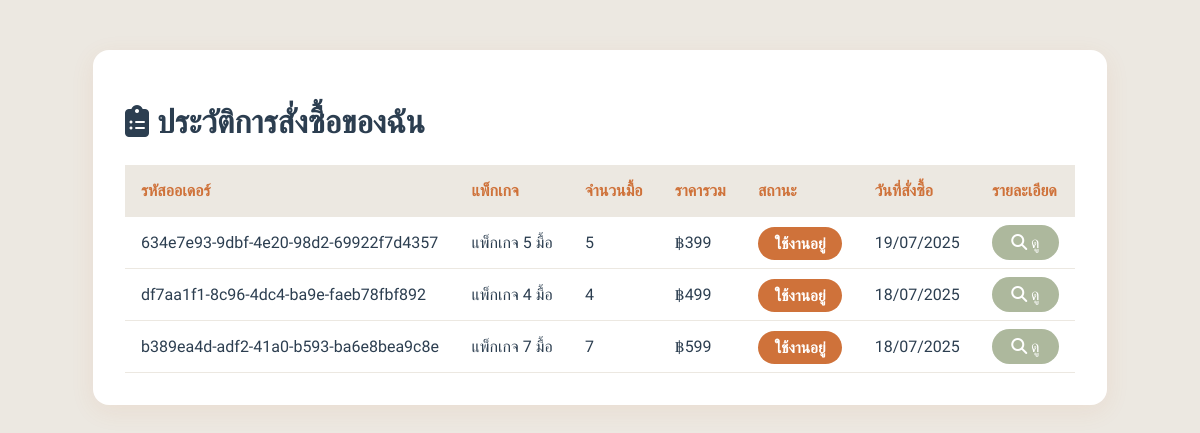
The page /KruaThai/order-history.php (signed in) on the database its author committed.
### tables this page shows
CREATE TABLE `subscriptions` (
  `id` char(36) NOT NULL,
  `user_id` char(36) NOT NULL,
  `assigned_rider_id` char(36) DEFAULT NULL,
  `plan_id` char(36) NOT NULL,
  `status` enum('active','paused','cancelled','expired','pending_payment') DEFAULT 'pending_payment',
  `start_date` date NOT NULL,
  `end_date` date DEFAULT NULL,
  `next_billing_date` date DEFAULT NULL,
  `billing_cycle` enum('weekly','monthly') NOT NULL,
  `total_amount` decimal(8,2) NOT NULL,
  `discount_applied` decimal(8,2) DEFAULT '0.00',
  `delivery_days` longtext,
  `preferred_delivery_time` enum('09:00-12:00','12:00-15:00','15:00-18:00','18:00-21:00') DEFAULT '12:00-15:00',
  `special_instructions` text,
  `pause_start_date` date DEFAULT NULL,
  `pause_end_date` date DEFAULT NULL,
  `skip_dates` longtext,
  `auto_renew` tinyint(1) DEFAULT '1',
  `cancellation_reason` text,
  `cancelled_at` timestamp NULL DEFAULT NULL,
  `cancelled_by` char(36) DEFAULT NULL,
  `created_at` timestamp NOT NULL DEFAULT CURRENT_TIMESTAMP,
  `updated_at` timestamp NOT NULL DEFAULT CURRENT_TIMESTAMP ON UPDATE CURRENT_TIMESTAMP
);

CREATE TABLE `subscription_plans` (
  `id` char(36) NOT NULL,
  `name` varchar(100) NOT NULL,
  `name_thai` varchar(100) DEFAULT NULL,
  `description` text,
  `plan_type` enum('weekly','monthly','custom') NOT NULL,
  `meals_per_week` int(11) NOT NULL,
  `weeks_duration` int(11) DEFAULT '4',
  `base_price` decimal(8,2) NOT NULL,
  `discount_percentage` decimal(5,2) DEFAULT '0.00',
  `final_price` decimal(8,2) NOT NULL,
  `features` longtext,
  `max_skips_per_week` int(11) DEFAULT '2',
  `advance_ordering_days` int(11) DEFAULT '7',
  `is_active` tinyint(1) DEFAULT '1',
  `is_popular` tinyint(1) DEFAULT '0',
  `sort_order` int(11) DEFAULT '0',
  `created_at` timestamp NOT NULL DEFAULT CURRENT_TIMESTAMP,
  `updated_at` timestamp NOT NULL DEFAULT CURRENT_TIMESTAMP ON UPDATE CURRENT_TIMESTAMP
);

### KruaThai/order-history.php (the view, shortened to what this page needs)
<?php
require_once 'config/database.php';
$user_id = $_SESSION['user_id'];
try {
    $stmt = $pdo->prepare("
        SELECT s.*, p.name_thai AS plan_name, p.meals_per_week, p.final_price
        FROM subscriptions s
        LEFT JOIN subscription_plans p ON s.plan_id = p.id
        WHERE s.user_id = ?
        ORDER BY s.created_at DESC
        LIMIT 100
    ");
    $stmt->execute([$user_id]);
    $orders = $stmt->fetchAll(PDO::FETCH_ASSOC);
} catch (Exception $e) {
    $orders = [];
}
?>
<!DOCTYPE html>
<html lang="th">
<head>
    <link href="https://cdnjs.cloudflare.com/ajax/libs/font-awesome/6.4.0/css/all.min.css" rel="stylesheet">
</head>
<body>
    <div class="container">
        <h1><i class="fas fa-clipboard-list"></i> ประวัติการสั่งซื้อของฉัน</h1>
        <?php if (empty($orders)): ?>
            <div class="no-orders">
                <i class="fas fa-utensils" style="font-size:2.2rem; opacity:0.3;"></i>
                <p>ยังไม่มีประวัติการสั่งซื้อ</p>
                <a href="index.php#plans" class="btn">เลือกแพ็กเกจแรกของคุณ</a>
            </div>
        <?php else: ?>
        <table class="history-table">
            <thead>
                <tr>
                    <th>รหัสออเดอร์</th>
                    <th>แพ็กเกจ</th>
                    <th>จำนวนมื้อ</th>
                    <th>ราคารวม</th>
                    <th>สถานะ</th>
                    <th>วันที่สั่งซื้อ</th>
                    <th>รายละเอียด</th>
                </tr>
            </thead>
            <tbody>
            <?php foreach ($orders as $order): ?>
                <tr>
                    <td><?php echo htmlspecialchars($order['id']); ?></td>
                    <td><?php echo htmlspecialchars($order['plan_name'] ?: '—'); ?></td>
                    <td><?php echo htmlspecialchars($order['meals_per_week']); ?></td>
                    <td>฿<?php echo number_format($order['final_price'] ?: 0); ?></td>
                    <td>
                        <?php
                        $status = strtolower($order['status']);
                        $badgeClass = $status;
                        echo "<span class='status-badge $badgeClass'>";
                        if ($status == 'active') echo 'ใช้งานอยู่';
                        elseif ($status == 'paused') echo 'พัก';
                        elseif ($status == 'cancelled') echo 'ยกเลิก';
                        elseif ($status == 'paid') echo 'ชำระแล้ว';
                        elseif ($status == 'pending') echo 'รอชำระเงิน';
                        else echo ucfirst($status);
                        echo "</span>";
                        ?>
                    </td>
                    <td><?php echo date('d/m/Y', strtotime($order['created_at'])); ?></td>
                    <td>
                        <a href="order-detail.php?id=<?php echo urlencode($order['id']); ?>" class="btn">
                            <i class="fas fa-search"></i> ดู
                        </a>
                    </td>
                </tr>
            <?php endforeach; ?>
            </tbody>
        </table>
        <?php endif; ?>
    </div>
</body>
</html>

### KruaThai/order-history.php (style rules this page uses)
body { font-family: 'Sarabun', sans-serif; background: #ece8e1; color: #2c3e50; }
.container { max-width: 950px; margin: 50px auto; background: #fff; border-radius: 16px; box-shadow: 0 6px 24px rgba(207,114,58,0.09); padding: 2rem; }
h1 { font-size: 2rem; font-weight: 800; margin-bottom: 1.5rem; }
.history-table { width: 100%; border-collapse: collapse; background: #fff; }
.history-table th, .history-table td { padding: 1rem; border-bottom: 1px solid #ece8e1; text-align: left; }
.history-table th { background: #ece8e1; color: #cf723a; font-weight: 700; }
.status-badge { padding: 0.5em 1.1em; border-radius: 30px; font-size: 0.96em; font-weight: 700; }
.active { background: #cf723a; color: #fff; }
.btn { padding: 0.5em 1.2em; border-radius: 25px; background: #adb89d; color: #fff; text-decoration: none; border: none; transition: background 0.15s; }

### rows shown on the page
subscriptions: id "634e7e93-9dbf-4e20-98d2-69922f7d4357", plan.name_thai "แพ็กเกจ 5 มื้อ", plan.meals_per_week "5", plan.final_price "399", status "ใช้งานอยู่", created_at "19/07/2025"
subscriptions: id "df7aa1f1-8c96-4dc4-ba9e-faeb78fbf892", plan.name_thai "แพ็กเกจ 4 มื้อ", plan.meals_per_week "4", plan.final_price "499", status "ใช้งานอยู่", created_at "18/07/2025"
subscriptions: id "b389ea4d-adf2-41a0-b593-ba6e8bea9c8e", plan.name_thai "แพ็กเกจ 7 มื้อ", plan.meals_per_week "7", plan.final_price "599", status "ใช้งานอยู่", created_at "18/07/2025"
